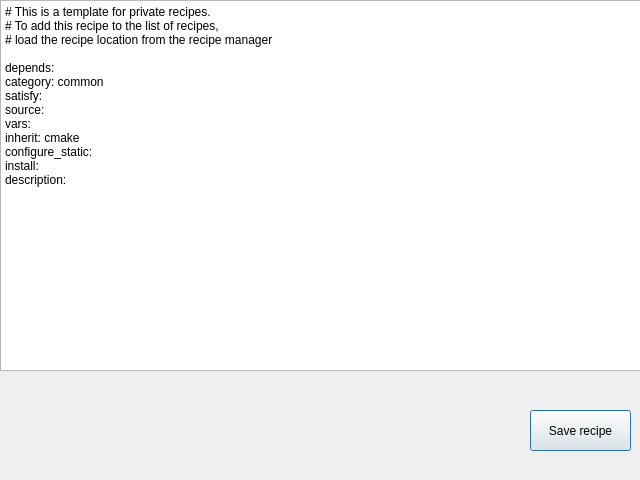
<?xml version="1.0" encoding="UTF-8"?>
<ui version="4.0">
 <class>NewRecipeDialog</class>
 <widget class="QDialog" name="NewRecipeDialog">
  <property name="geometry">
   <rect>
    <x>0</x>
    <y>0</y>
    <width>640</width>
    <height>480</height>
   </rect>
  </property>
  <property name="windowTitle">
   <string>Dialog</string>
  </property>
  <widget class="QPlainTextEdit" name="plainTextEdit">
   <property name="geometry">
    <rect>
     <x>0</x>
     <y>0</y>
     <width>641</width>
     <height>371</height>
    </rect>
   </property>
   <property name="plainText">
    <string># This is a template for private recipes. 
# To add this recipe to the list of recipes, 
# load the recipe location from the recipe manager

depends:
category: common
satisfy:
source:
vars:
inherit: cmake
configure_static: 
install: 
description: </string>
   </property>
  </widget>
  <widget class="QPushButton" name="pushButton">
   <property name="geometry">
    <rect>
     <x>530</x>
     <y>410</y>
     <width>101</width>
     <height>41</height>
    </rect>
   </property>
   <property name="text">
    <string>Save recipe</string>
   </property>
  </widget>
 </widget>
 <resources/>
 <connections/>
</ui>
